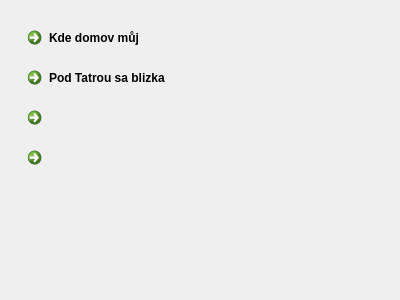
<?xml version="1.0" encoding="UTF-8"?>
<ui version="4.0">
 <class>Form</class>
 <widget class="QWidget" name="Form">
  <property name="geometry">
   <rect>
    <x>0</x>
    <y>0</y>
    <width>400</width>
    <height>300</height>
   </rect>
  </property>
  <property name="windowTitle">
   <string>Form</string>
  </property>
  <widget class="QCommandLinkButton" name="commandLinkButton_2">
   <property name="geometry">
    <rect>
     <x>20</x>
     <y>60</y>
     <width>185</width>
     <height>41</height>
    </rect>
   </property>
   <property name="text">
    <string>Pod Tatrou sa blizka</string>
   </property>
  </widget>
  <widget class="QCommandLinkButton" name="commandLinkButton">
   <property name="geometry">
    <rect>
     <x>20</x>
     <y>20</y>
     <width>185</width>
     <height>41</height>
    </rect>
   </property>
   <property name="text">
    <string>Kde domov můj</string>
   </property>
  </widget>
  <widget class="QCommandLinkButton" name="commandLinkButton_4">
   <property name="geometry">
    <rect>
     <x>20</x>
     <y>140</y>
     <width>185</width>
     <height>41</height>
    </rect>
   </property>
   <property name="text">
    <string/>
   </property>
  </widget>
  <widget class="QCommandLinkButton" name="commandLinkButton_3">
   <property name="geometry">
    <rect>
     <x>20</x>
     <y>100</y>
     <width>185</width>
     <height>41</height>
    </rect>
   </property>
   <property name="text">
    <string/>
   </property>
  </widget>
 </widget>
 <resources/>
 <connections/>
</ui>
